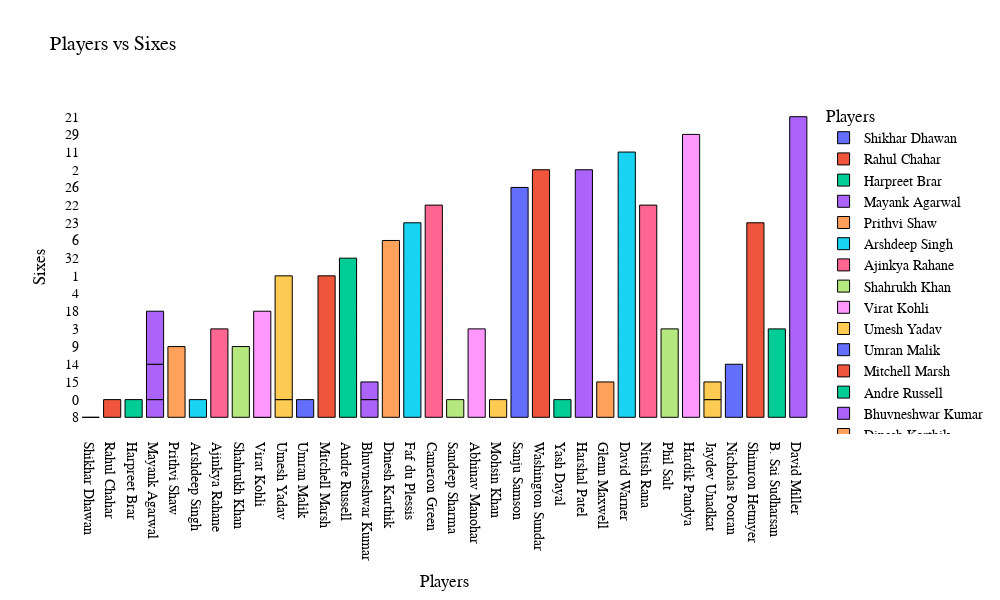

Notebook source saved alongside this figure:
### Code cell
import plotly.express as px

# Assuming you have a DataFrame named 'ipl_data' containing player names and their number of sixes
# Replace 'ipl_data' with the actual name of your DataFrame
fig = px.bar(ipl_data.sample(40), x='Player_Name', y='Sixes', title='Players vs Sixes',
             color='Player_Name',  # Color by Player_Name for distinction
             color_continuous_scale='Pastel')  # Set color scheme similar to the pie chart

# Customizing the appearance of the bar chart
fig.update_traces(marker_line_color='black', marker_line_width=1)  # Add black border to bars
fig.update_layout(
    xaxis={'title': 'Players'},  # X-axis title
    yaxis={'title': 'Sixes'},  # Y-axis title
    legend={'title': 'Players'},  # Legend title customization
    font={'family': 'Arial', 'size': 14, 'color': 'black'},  # Global font customization
    plot_bgcolor='rgba(0,0,0,0)',  # Plot area background color
    paper_bgcolor='rgba(0,0,0,0)',  # Background color
    width=1000,  # Set width of the figure
    height=600,  # Set height of the figure
)

fig.show()

### Figure 1 — Plotly figure (JSON) as saved in the notebook; plotly's stock layout.template omitted (floating-point values rounded to 4 significant figures)
{"data": [{"alignmentgroup": "True", "hovertemplate": "Player_Name=%{x}<br>Sixes=%{y}<extra></extra>", "legendgroup": "Shikhar Dhawan", "marker": {"color": "#636efa", "line": {"color": "black", "width": 1}, "pattern": {"shape": ""}}, "name": "Shikhar Dhawan", "offsetgroup": "Shikhar Dhawan", "orientation": "v", "showlegend": true, "textposition": "auto", "type": "bar", "x": ["Shikhar Dhawan"], "xaxis": "x", "y": ["8"], "yaxis": "y"}, {"alignmentgroup": "True", "hovertemplate": "Player_Name=%{x}<br>Sixes=%{y}<extra></extra>", "legendgroup": "Rahul Chahar", "marker": {"color": "#EF553B", "line": {"color": "black", "width": 1}, "pattern": {"shape": ""}}, "name": "Rahul Chahar", "offsetgroup": "Rahul Chahar", "orientation": "v", "showlegend": true, "textposition": "auto", "type": "bar", "x": ["Rahul Chahar"], "xaxis": "x", "y": ["0"], "yaxis": "y"}, {"alignmentgroup": "True", "hovertemplate": "Player_Name=%{x}<br>Sixes=%{y}<extra></extra>", "legendgroup": "Harpreet Brar", "marker": {"color": "#00cc96", "line": {"color": "black", "width": 1}, "pattern": {"shape": ""}}, "name": "Harpreet Brar", "offsetgroup": "Harpreet Brar", "orientation": "v", "showlegend": true, "textposition": "auto", "type": "bar", "x": ["Harpreet Brar"], "xaxis": "x", "y": ["0"], "yaxis": "y"}, {"alignmentgroup": "True", "hovertemplate": "Player_Name=%{x}<br>Sixes=%{y}<extra></extra>", "legendgroup": "Mayank Agarwal", "marker": {"color": "#ab63fa", "line": {"color": "black", "width": 1}, "pattern": {"shape": ""}}, "name": "Mayank Agarwal", "offsetgroup": "Mayank Agarwal", "orientation": "v", "showlegend": true, "textposition": "auto", "type": "bar", "x": ["Mayank Agarwal", "Mayank Agarwal", "Mayank Agarwal"], "xaxis": "x", "y": ["0", "15", "14"], "yaxis": "y"}, {"alignmentgroup": "True", "hovertemplate": "Player_Name=%{x}<br>Sixes=%{y}<extra></extra>", "legendgroup": "Prithvi Shaw", "marker": {"color": "#FFA15A", "line": {"color": "black", "width": 1}, "pattern": {"shape": ""}}, "name": "Prithvi Shaw", "offsetgroup": "Prithvi Shaw", "orientation": "v", "showlegend": true, "textposition": "auto", "type": "bar", "x": ["Prithvi Shaw"], "xaxis": "x", "y": ["9"], "yaxis": "y"}, {"alignmentgroup": "True", "hovertemplate": "Player_Name=%{x}<br>Sixes=%{y}<extra></extra>", "legendgroup": "Arshdeep Singh", "marker": {"color": "#19d3f3", "line": {"color": "black", "width": 1}, "pattern": {"shape": ""}}, "name": "Arshdeep Singh", "offsetgroup": "Arshdeep Singh", "orientation": "v", "showlegend": true, "textposition": "auto", "type": "bar", "x": ["Arshdeep Singh"], "xaxis": "x", "y": ["0"], "yaxis": "y"}, {"alignmentgroup": "True", "hovertemplate": "Player_Name=%{x}<br>Sixes=%{y}<extra></extra>", "legendgroup": "Ajinkya Rahane", "marker": {"color": "#FF6692", "line": {"color": "black", "width": 1}, "pattern": {"shape": ""}}, "name": "Ajinkya Rahane", "offsetgroup": "Ajinkya Rahane", "orientation": "v", "showlegend": true, "textposition": "auto", "type": "bar", "x": ["Ajinkya Rahane"], "xaxis": "x", "y": ["3"], "yaxis": "y"}, {"alignmentgroup": "True", "hovertemplate": "Player_Name=%{x}<br>Sixes=%{y}<extra></extra>", "legendgroup": "Shahrukh Khan", "marker": {"color": "#B6E880", "line": {"color": "black", "width": 1}, "pattern": {"shape": ""}}, "name": "Shahrukh Khan", "offsetgroup": "Shahrukh Khan", "orientation": "v", "showlegend": true, "textposition": "auto", "type": "bar", "x": ["Shahrukh Khan"], "xaxis": "x", "y": ["9"], "yaxis": "y"}, {"alignmentgroup": "True", "hovertemplate": "Player_Name=%{x}<br>Sixes=%{y}<extra></extra>", "legendgroup": "Virat Kohli", "marker": {"color": "#FF97FF", "line": {"color": "black", "width": 1}, "pattern": {"shape": ""}}, "name": "Virat Kohli", "offsetgroup": "Virat Kohli", "orientation": "v", "showlegend": true, "textposition": "auto", "type": "bar", "x": ["Virat Kohli", "Virat Kohli"], "xaxis": "x", "y": ["8", "18"], "yaxis": "y"}, {"alignmentgroup": "True", "hovertemplate": "Player_Name=%{x}<br>Sixes=%{y}<extra></extra>", "legendgroup": "Umesh Yadav", "marker": {"color": "#FECB52", "line": {"color": "black", "width": 1}, "pattern": {"shape": ""}}, "name": "Umesh Yadav", "offsetgroup": "Umesh Yadav", "orientation": "v", "showlegend": true, "textposition": "auto", "type": "bar", "x": ["Umesh Yadav", "Umesh Yadav"], "xaxis": "x", "y": ["0", "4"], "yaxis": "y"}, {"alignmentgroup": "True", "hovertemplate": "Player_Name=%{x}<br>Sixes=%{y}<extra></extra>", "legendgroup": "Umran Malik", "marker": {"color": "#636efa", "line": {"color": "black", "width": 1}, "pattern": {"shape": ""}}, "name": "Umran Malik", "offsetgroup": "Umran Malik", "orientation": "v", "showlegend": true, "textposition": "auto", "type": "bar", "x": ["Umran Malik"], "xaxis": "x", "y": ["0"], "yaxis": "y"}, {"alignmentgroup": "True", "hovertemplate": "Player_Name=%{x}<br>Sixes=%{y}<extra></extra>", "legendgroup": "Mitchell Marsh", "marker": {"color": "#EF553B", "line": {"color": "black", "width": 1}, "pattern": {"shape": ""}}, "name": "Mitchell Marsh", "offsetgroup": "Mitchell Marsh", "orientation": "v", "showlegend": true, "textposition": "auto", "type": "bar", "x": ["Mitchell Marsh"], "xaxis": "x", "y": ["1"], "yaxis": "y"}, {"alignmentgroup": "True", "hovertemplate": "Player_Name=%{x}<br>Sixes=%{y}<extra></extra>", "legendgroup": "Andre Russell", "marker": {"color": "#00cc96", "line": {"color": "black", "width": 1}, "pattern": {"shape": ""}}, "name": "Andre Russell", "offsetgroup": "Andre Russell", "orientation": "v", "showlegend": true, "textposition": "auto", "type": "bar", "x": ["Andre Russell"], "xaxis": "x", "y": ["32"], "yaxis": "y"}, {"alignmentgroup": "True", "hovertemplate": "Player_Name=%{x}<br>Sixes=%{y}<extra></extra>", "legendgroup": "Bhuvneshwar Kumar", "marker": {"color": "#ab63fa", "line": {"color": "black", "width": 1}, "pattern": {"shape": ""}}, "name": "Bhuvneshwar Kumar", "offsetgroup": "Bhuvneshwar Kumar", "orientation": "v", "showlegend": true, "textposition": "auto", "type": "bar", "x": ["Bhuvneshwar Kumar", "Bhuvneshwar Kumar"], "xaxis": "x", "y": ["0", "0"], "yaxis": "y"}, {"alignmentgroup": "True", "hovertemplate": "Player_Name=%{x}<br>Sixes=%{y}<extra></extra>", "legendgroup": "Dinesh Karthik", "marker": {"color": "#FFA15A", "line": {"color": "black", "width": 1}, "pattern": {"shape": ""}}, "name": "Dinesh Karthik", "offsetgroup": "Dinesh Karthik", "orientation": "v", "showlegend": true, "textposition": "auto", "type": "bar", "x": ["Dinesh Karthik"], "xaxis": "x", "y": ["6"], "yaxis": "y"}, {"alignmentgroup": "True", "hovertemplate": "Player_Name=%{x}<br>Sixes=%{y}<extra></extra>", "legendgroup": "Faf du Plessis", "marker": {"color": "#19d3f3", "line": {"color": "black", "width": 1}, "pattern": {"shape": ""}}, "name": "Faf du Plessis", "offsetgroup": "Faf du Plessis", "orientation": "v", "showlegend": true, "textposition": "auto", "type": "bar", "x": ["Faf du Plessis"], "xaxis": "x", "y": ["23"], "yaxis": "y"}, {"alignmentgroup": "True", "hovertemplate": "Player_Name=%{x}<br>Sixes=%{y}<extra></extra>", "legendgroup": "Cameron Green", "marker": {"color": "#FF6692", "line": {"color": "black", "width": 1}, "pattern": {"shape": ""}}, "name": "Cameron Green", "offsetgroup": "Cameron Green", "orientation": "v", "showlegend": true, "textposition": "auto", "type": "bar", "x": ["Cameron Green"], "xaxis": "x", "y": ["22"], "yaxis": "y"}, {"alignmentgroup": "True", "hovertemplate": "Player_Name=%{x}<br>Sixes=%{y}<extra></extra>", "legendgroup": "Sandeep Sharma", "marker": {"color": "#B6E880", "line": {"color": "black", "width": 1}, "pattern": {"shape": ""}}, "name": "Sandeep Sharma", "offsetgroup": "Sandeep Sharma", "orientation": "v", "showlegend": true, "textposition": "auto", "type": "bar", "x": ["Sandeep Sharma"], "xaxis": "x", "y": ["0"], "yaxis": "y"}, {"alignmentgroup": "True", "hovertemplate": "Player_Name=%{x}<br>Sixes=%{y}<extra></extra>", "legendgroup": "Abhinav Manohar", "marker": {"color": "#FF97FF", "line": {"color": "black", "width": 1}, "pattern": {"shape": ""}}, "name": "Abhinav Manohar", "offsetgroup": "Abhinav Manohar", "orientation": "v", "showlegend": true, "textposition": "auto", "type": "bar", "x": ["Abhinav Manohar"], "xaxis": "x", "y": ["3"], "yaxis": "y"}, {"alignmentgroup": "True", "hovertemplate": "Player_Name=%{x}<br>Sixes=%{y}<extra></extra>", "legendgroup": "Mohsin Khan", "marker": {"color": "#FECB52", "line": {"color": "black", "width": 1}, "pattern": {"shape": ""}}, "name": "Mohsin Khan", "offsetgroup": "Mohsin Khan", "orientation": "v", "showlegend": true, "textposition": "auto", "type": "bar", "x": ["Mohsin Khan"], "xaxis": "x", "y": ["0"], "yaxis": "y"}, {"alignmentgroup": "True", "hovertemplate": "Player_Name=%{x}<br>Sixes=%{y}<extra></extra>", "legendgroup": "Sanju Samson", "marker": {"color": "#636efa", "line": {"color": "black", "width": 1}, "pattern": {"shape": ""}}, "name": "Sanju Samson", "offsetgroup": "Sanju Samson", "orientation": "v", "showlegend": true, "textposition": "auto", "type": "bar", "x": ["Sanju Samson"], "xaxis": "x", "y": ["26"], "yaxis": "y"}, {"alignmentgroup": "True", "hovertemplate": "Player_Name=%{x}<br>Sixes=%{y}<extra></extra>", "legendgroup": "Washington Sundar", "marker": {"color": "#EF553B", "line": {"color": "black", "width": 1}, "pattern": {"shape": ""}}, "name": "Washington Sundar", "offsetgroup": "Washington Sundar", "orientation": "v", "showlegend": true, "textposition": "auto", "type": "bar", "x": ["Washington Sundar"], "xaxis": "x", "y": ["2"], "yaxis": "y"}, {"alignmentgroup": "True", "hovertemplate": "Player_Name=%{x}<br>Sixes=%{y}<extra></extra>", "legendgroup": "Yash Dayal", "marker": {"color": "#00cc96", "line": {"color": "black", "width": 1}, "pattern": {"shape": ""}}, "name": "Yash Dayal", "offsetgroup": "Yash Dayal", "orientation": "v", "showlegend": true, "textposition": "auto", "type": "bar", "x": ["Yash Dayal"], "xaxis": "x", "y": ["0"], "yaxis": "y"}, {"alignmentgroup": "True", "hovertemplate": "Player_Name=%{x}<br>Sixes=%{y}<extra></extra>", "legendgroup": "Harshal Patel", "marker": {"color": "#ab63fa", "line": {"color": "black", "width": 1}, "pattern": {"shape": ""}}, "name": "Harshal Patel", "offsetgroup": "Harshal Patel", "orientation": "v", "showlegend": true, "textposition": "auto", "type": "bar", "x": ["Harshal Patel"], "xaxis": "x", "y": ["2"], "yaxis": "y"}, {"alignmentgroup": "True", "hovertemplate": "Player_Name=%{x}<br>Sixes=%{y}<extra></extra>", "legendgroup": "Glenn Maxwell", "marker": {"color": "#FFA15A", "line": {"color": "black", "width": 1}, "pattern": {"shape": ""}}, "name": "Glenn Maxwell", "offsetgroup": "Glenn Maxwell", "orientation": "v", "showlegend": true, "textposition": "auto", "type": "bar", "x": ["Glenn Maxwell"], "xaxis": "x", "y": ["15"], "yaxis": "y"}, {"alignmentgroup": "True", "hovertemplate": "Player_Name=%{x}<br>Sixes=%{y}<extra></extra>", "legendgroup": "David Warner", "marker": {"color": "#19d3f3", "line": {"color": "black", "width": 1}, "pattern": {"shape": ""}}, "name": "David Warner", "offsetgroup": "David Warner", "orientation": "v", "showlegend": true, "textposition": "auto", "type": "bar", "x": ["David Warner"], "xaxis": "x", "y": ["11"], "yaxis": "y"}, {"alignmentgroup": "True", "hovertemplate": "Player_Name=%{x}<br>Sixes=%{y}<extra></extra>", "legendgroup": "Nitish Rana", "marker": {"color": "#FF6692", "line": {"color": "black", "width": 1}, "pattern": {"shape": ""}}, "name": "Nitish Rana", "offsetgroup": "Nitish Rana", "orientation": "v", "showlegend": true, "textposition": "auto", "type": "bar", "x": ["Nitish Rana"], "xaxis": "x", "y": ["22"], "yaxis": "y"}, {"alignmentgroup": "True", "hovertemplate": "Player_Name=%{x}<br>Sixes=%{y}<extra></extra>", "legendgroup": "Phil Salt", "marker": {"color": "#B6E880", "line": {"color": "black", "width": 1}, "pattern": {"shape": ""}}, "name": "Phil Salt", "offsetgroup": "Phil Salt", "orientation": "v", "showlegend": true, "textposition": "auto", "type": "bar", "x": ["Phil Salt"], "xaxis": "x", "y": ["3"], "yaxis": "y"}, {"alignmentgroup": "True", "hovertemplate": "Player_Name=%{x}<br>Sixes=%{y}<extra></extra>", "legendgroup": "Hardik Pandya", "marker": {"color": "#FF97FF", "line": {"color": "black", "width": 1}, "pattern": {"shape": ""}}, "name": "Hardik Pandya", "offsetgroup": "Hardik Pandya", "orientation": "v", "showlegend": true, "textposition": "auto", "type": "bar", "x": ["Hardik Pandya"], "xaxis": "x", "y": ["29"], "yaxis": "y"}, {"alignmentgroup": "True", "hovertemplate": "Player_Name=%{x}<br>Sixes=%{y}<extra></extra>", "legendgroup": "Jaydev Unadkat", "marker": {"color": "#FECB52", "line": {"color": "black", "width": 1}, "pattern": {"shape": ""}}, "name": "Jaydev Unadkat", "offsetgroup": "Jaydev Unadkat", "orientation": "v", "showlegend": true, "textposition": "auto", "type": "bar", "x": ["Jaydev Unadkat", "Jaydev Unadkat"], "xaxis": "x", "y": ["0", "0"], "yaxis": "y"}, {"alignmentgroup": "True", "hovertemplate": "Player_Name=%{x}<br>Sixes=%{y}<extra></extra>", "legendgroup": "Nicholas Pooran", "marker": {"color": "#636efa", "line": {"color": "black", "width": 1}, "pattern": {"shape": ""}}, "name": "Nicholas Pooran", "offsetgroup": "Nicholas Pooran", "orientation": "v", "showlegend": true, "textposition": "auto", "type": "bar", "x": ["Nicholas Pooran"], "xaxis": "x", "y": ["14"], "yaxis": "y"}, {"alignmentgroup": "True", "hovertemplate": "Player_Name=%{x}<br>Sixes=%{y}<extra></extra>", "legendgroup": "Shimron Hetmyer", "marker": {"color": "#EF553B", "line": {"color": "black", "width": 1}, "pattern": {"shape": ""}}, "name": "Shimron Hetmyer", "offsetgroup": "Shimron Hetmyer", "orientation": "v", "showlegend": true, "textposition": "auto", "type": "bar", "x": ["Shimron Hetmyer"], "xaxis": "x", "y": ["23"], "yaxis": "y"}, {"alignmentgroup": "True", "hovertemplate": "Player_Name=%{x}<br>Sixes=%{y}<extra></extra>", "legendgroup": "B. Sai Sudharsan", "marker": {"color": "#00cc96", "line": {"color": "black", "width": 1}, "pattern": {"shape": ""}}, "name": "B. Sai Sudharsan", "offsetgroup": "B. Sai Sudharsan", "orientation": "v", "showlegend": true, "textposition": "auto", "type": "bar", "x": ["B. Sai Sudharsan"], "xaxis": "x", "y": ["3"], "yaxis": "y"}, {"alignmentgroup": "True", "hovertemplate": "Player_Name=%{x}<br>Sixes=%{y}<extra></extra>", "legendgroup": "David Miller", "marker": {"color": "#ab63fa", "line": {"color": "black", "width": 1}, "pattern": {"shape": ""}}, "name": "David Miller", "offsetgroup": "David Miller", "orientation": "v", "showlegend": true, "textposition": "auto", "type": "bar", "x": ["David Miller"], "xaxis": "x", "y": ["21"], "yaxis": "y"}], "layout": {"barmode": "relative", "font": {"color": "black", "family": "Arial", "size": 14}, "height": 600, "legend": {"title": {"text": "Players"}, "tracegroupgap": 0}, "paper_bgcolor": "rgba(0, 0, 0, 0)", "plot_bgcolor": "rgba(0, 0, 0, 0)", "title": {"text": "Players vs Sixes"}, "width": 1000, "xaxis": {"anchor": "y", "autorange": true, "categoryarray": ["Shikhar Dhawan", "Rahul Chahar", "Harpreet Brar", "Mayank Agarwal", "Prithvi Shaw", "Arshdeep Singh", "Ajinkya Rahane", "Shahrukh Khan", "Virat Kohli", "Umesh Yadav", "Umran Malik", "Mitchell Marsh", "Andre Russell", "Bhuvneshwar Kumar", "Dinesh Karthik", "Faf du Plessis", "Cameron Green", "Sandeep Sharma", "Abhinav Manohar", "Mohsin Khan", "Sanju Samson", "Washington Sundar", "Yash Dayal", "Harshal Patel", "Glenn Maxwell", "David Warner", "Nitish Rana", "Phil Salt", "Hardik Pandya", "Jaydev Unadkat", "Nicholas Pooran", "Shimron Hetmyer", "B. Sai Sudharsan", "David Miller"], "categoryorder": "array", "domain": [0, 1], "range": [-0.5, 33.5], "title": {"text": "Players"}, "type": "category"}, "yaxis": {"anchor": "x", "autorange": true, "domain": [0, 1], "range": [-0.9444, 17.94], "title": {"text": "Sixes"}, "type": "category"}}}
